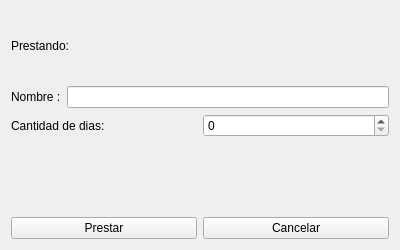
<?xml version="1.0" encoding="UTF-8"?>
<ui version="4.0">
 <class>Form</class>
 <widget class="QWidget" name="Form">
  <property name="geometry">
   <rect>
    <x>0</x>
    <y>0</y>
    <width>400</width>
    <height>250</height>
   </rect>
  </property>
  <property name="windowTitle">
   <string>Form</string>
  </property>
  <layout class="QVBoxLayout" name="verticalLayout">
   <item>
    <widget class="QLabel" name="titulolabel">
     <property name="enabled">
      <bool>true</bool>
     </property>
     <property name="text">
      <string>Prestando:</string>
     </property>
    </widget>
   </item>
   <item>
    <layout class="QHBoxLayout" name="horizontalLayout">
     <item>
      <widget class="QLabel" name="label_2">
       <property name="text">
        <string>Nombre :</string>
       </property>
      </widget>
     </item>
     <item>
      <widget class="QLineEdit" name="nombre_txt"/>
     </item>
    </layout>
   </item>
   <item>
    <layout class="QHBoxLayout" name="horizontalLayout_2">
     <item>
      <widget class="QLabel" name="label_3">
       <property name="text">
        <string>Cantidad de dias:</string>
       </property>
      </widget>
     </item>
     <item>
      <widget class="QSpinBox" name="dias_spin"/>
     </item>
    </layout>
   </item>
   <item>
    <widget class="QLabel" name="fechas_label">
     <property name="text">
      <string/>
     </property>
    </widget>
   </item>
   <item>
    <layout class="QHBoxLayout" name="horizontalLayout_3">
     <item>
      <widget class="QPushButton" name="pushButton">
       <property name="text">
        <string>Prestar</string>
       </property>
      </widget>
     </item>
     <item>
      <widget class="QPushButton" name="pushButton_2">
       <property name="text">
        <string>Cancelar</string>
       </property>
      </widget>
     </item>
    </layout>
   </item>
  </layout>
 </widget>
 <resources/>
 <connections>
  <connection>
   <sender>pushButton_2</sender>
   <signal>clicked()</signal>
   <receiver>Form</receiver>
   <slot>cerrar()</slot>
   <hints>
    <hint type="sourcelabel">
     <x>318</x>
     <y>221</y>
    </hint>
    <hint type="destinationlabel">
     <x>352</x>
     <y>243</y>
    </hint>
   </hints>
  </connection>
  <connection>
   <sender>pushButton</sender>
   <signal>clicked()</signal>
   <receiver>Form</receiver>
   <slot>prestar()</slot>
   <hints>
    <hint type="sourcelabel">
     <x>65</x>
     <y>219</y>
    </hint>
    <hint type="destinationlabel">
     <x>29</x>
     <y>244</y>
    </hint>
   </hints>
  </connection>
  <connection>
   <sender>dias_spin</sender>
   <signal>valueChanged(int)</signal>
   <receiver>Form</receiver>
   <slot>fechas()</slot>
   <hints>
    <hint type="sourcelabel">
     <x>314</x>
     <y>136</y>
    </hint>
    <hint type="destinationlabel">
     <x>392</x>
     <y>139</y>
    </hint>
   </hints>
  </connection>
 </connections>
 <slots>
  <slot>cerrar()</slot>
  <slot>prestar()</slot>
  <slot>fechas()</slot>
 </slots>
</ui>
